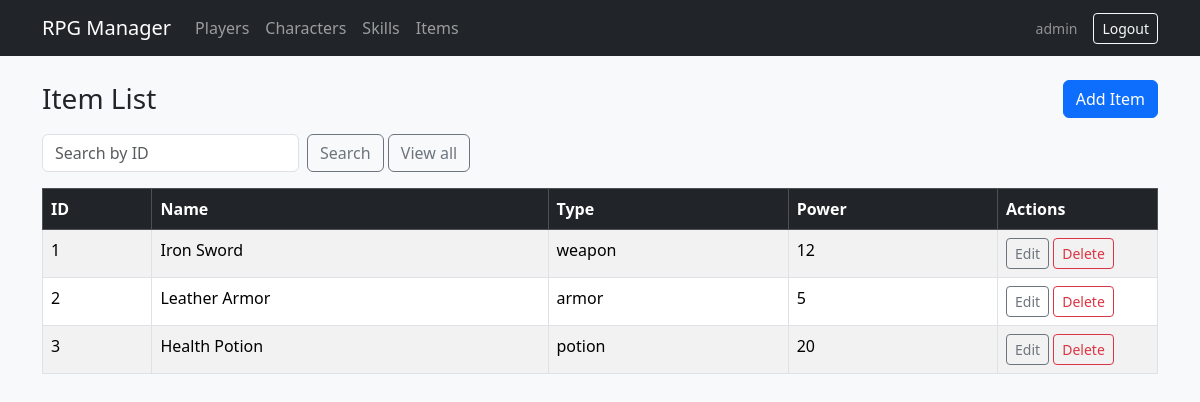
Page /public/index.php?controller=item&action=index (signed in) on the committed database.
### tables this page shows
CREATE TABLE IF NOT EXISTS items (
  id INT UNSIGNED AUTO_INCREMENT PRIMARY KEY,
  name VARCHAR(120) NOT NULL,
  type VARCHAR(64) NOT NULL,
  power INT UNSIGNED NOT NULL DEFAULT 0
);

### app/core/Controller.php (called while the page is built, shortened)
<?php
class Controller
{
    protected function render(string $viewFile, array $data = []): void
    {
        extract($data, EXTR_SKIP);
        $viewPath = ROOT_PATH . '/frontend/' . $viewFile;
        require $viewPath;
    }
}

### app/controllers/ItemController.php (called while the page is built, shortened)
<?php
class ItemController extends Controller
{
    private Item $model;
    public function __construct()
    {
        $this->model = new Item();
    }
    public function index(): void
    {
        $allItems = $this->model->all();
        $searchId = $this->get('search_id');
        if ($searchId !== null && $searchId !== '') {
            $displayId = (int) $searchId;
            if ($displayId > 0 && isset($allItems[$displayId - 1])) {
                $items = [$allItems[$displayId - 1] + ['display_id' => $displayId]];
            } else {
                $items = [];
            }
        } else {
            $items = $allItems;
        }
        $this->render('items/index.php', [
            'items' => $items,
            'searchId' => $searchId,
            'pageTitle' => 'Items',
        ]);
    }
}

### public/index.php (called while the page is built, shortened)
<?php
require_once ROOT_PATH . '/app/core/bootstrap.php';
$rawAction = strtolower((string) ($_GET['action'] ?? 'index'));
$actionName = preg_replace('/[^a-z]/', '', $rawAction);
$controller = new $className();
$controller->$actionName();

### app/config/helpers.php (called while the page is built)
<?php
function base_url(): string
{
    $b = rtrim((string) BASE_URL, '/');
    return $b === '' ? '' : $b . '/';
}
function e(?string $s): string
{
    return htmlspecialchars((string) $s, ENT_QUOTES, 'UTF-8');
}

### app/core/bootstrap.php (called while the page is built, shortened)
<?php
require_once ROOT_PATH . '/app/config/helpers.php';
spl_autoload_register(function ($className) {
    $paths = [
        ROOT_PATH . '/app/controllers/' . $className . '.php',
        ROOT_PATH . '/app/models/' . $className . '.php',
        ROOT_PATH . '/app/core/' . $className . '.php',
    ];
    foreach ($paths as $path) {
        if (is_file($path)) {
            return;
        }
    }
});
require_once ROOT_PATH . '/app/config/database.php';

### app/config/database.php (called while the page is built, shortened)
<?php
class Database
{
    private static ?PDO $instance = null;
    public static function getConnection(): PDO
    {
        if (self::$instance === null) {
            $dsn = 'mysql:host=' . self::HOST . ';dbname=' . self::DB_NAME . ';charset=' . self::CHARSET;
            $options = [
                PDO::ATTR_ERRMODE            => PDO::ERRMODE_EXCEPTION,
                PDO::ATTR_DEFAULT_FETCH_MODE => PDO::FETCH_ASSOC,
                PDO::ATTR_EMULATE_PREPARES   => false,
            ];
            self::$instance = new PDO($dsn, self::USER, self::PASS, $options);
        }
        return self::$instance;
    }
}

### app/models/Item.php (called while the page is built, shortened)
<?php
class Item
{
    private PDO $db;
    public function __construct()
    {
        $this->db = Database::getConnection();
    }
    public function all(): array
    {
        $sql = 'SELECT * FROM items ORDER BY id ASC';
        return $this->db->query($sql)->fetchAll();
    }
}

### frontend/items/index.php (the view, shortened to what this page needs)
<?php
require ROOT_PATH . '/frontend/views/layout/header.php';
?>
<div class="d-flex flex-wrap justify-content-between align-items-center gap-2 mb-3">
    <h1 class="h3 mb-0">Item List</h1>
    <a class="btn btn-primary" href="<?php echo e(base_url()); ?>index.php?controller=item&action=create">Add Item</a>
</div>
<form class="row g-2 mb-3" method="get" action="<?php echo e(base_url()); ?>index.php">
    <div class="col-auto">
        <input type="number" min="1" class="form-control" name="search_id" placeholder="Search by ID"
               value="<?php echo isset($searchId) && $searchId !== '' ? e((string) $searchId) : ''; ?>">
    </div>
    <div class="col-auto">
        <button type="submit" class="btn btn-outline-secondary">Search</button>
        <a class="btn btn-outline-secondary" href="<?php echo e(base_url()); ?>index.php?controller=item&action=index">View all</a>
    </div>
</form>
<div class="table-responsive">
    <table class="table table-striped table-bordered bg-white">
        <thead class="table-dark">
            <tr>
                <th>ID</th>
                <th>Name</th>
                <th>Type</th>
                <th>Power</th>
                <th style="width:160px">Actions</th>
            </tr>
        </thead>
        <tbody>
            <?php if (empty($items)): ?>
                <tr><td colspan="5" class="text-center text-muted">No data available</td></tr>
            <?php else: ?>
                <?php foreach ($items as $idx => $it): ?>
                    <tr>
                        <td><?php echo (int) ($it['display_id'] ?? ($idx + 1)); ?></td>
                        <td><?php echo e($it['name']); ?></td>
                        <td><?php echo e($it['type']); ?></td>
                        <td><?php echo e((string) $it['power']); ?></td>
                        <td>
                            <a class="btn btn-sm btn-outline-secondary" href="<?php echo e(base_url()); ?>index.php?controller=item&action=edit&id=<?php echo (int) $it['id']; ?>">Edit</a>
                            <a class="btn btn-sm btn-outline-danger" href="<?php echo e(base_url()); ?>index.php?controller=item&action=delete&id=<?php echo (int) $it['id']; ?>"
                               onclick="return confirm('Delete this item?');">Delete</a>
                        </td>
                    </tr>
                <?php endforeach; ?>
            <?php endif; ?>
        </tbody>
    </table>
</div>
<?php require ROOT_PATH . '/frontend/views/layout/footer.php'; ?>

### rows in the picture
items: display_id "1", name "Iron Sword", type "weapon", power "12"
items: display_id "2", name "Leather Armor", type "armor", power "5"
items: display_id "3", name "Health Potion", type "potion", power "20"

### other values in the picture
$u['username'] "admin"
